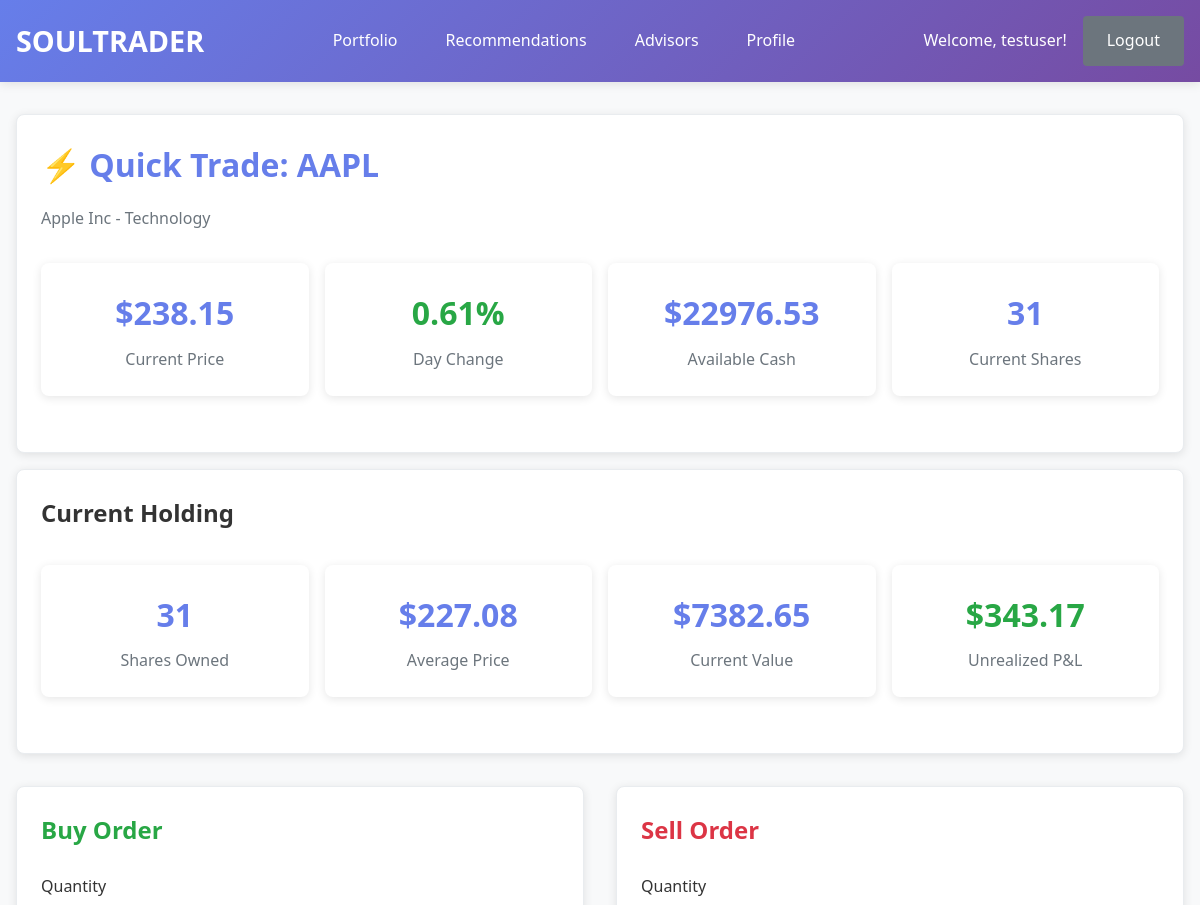
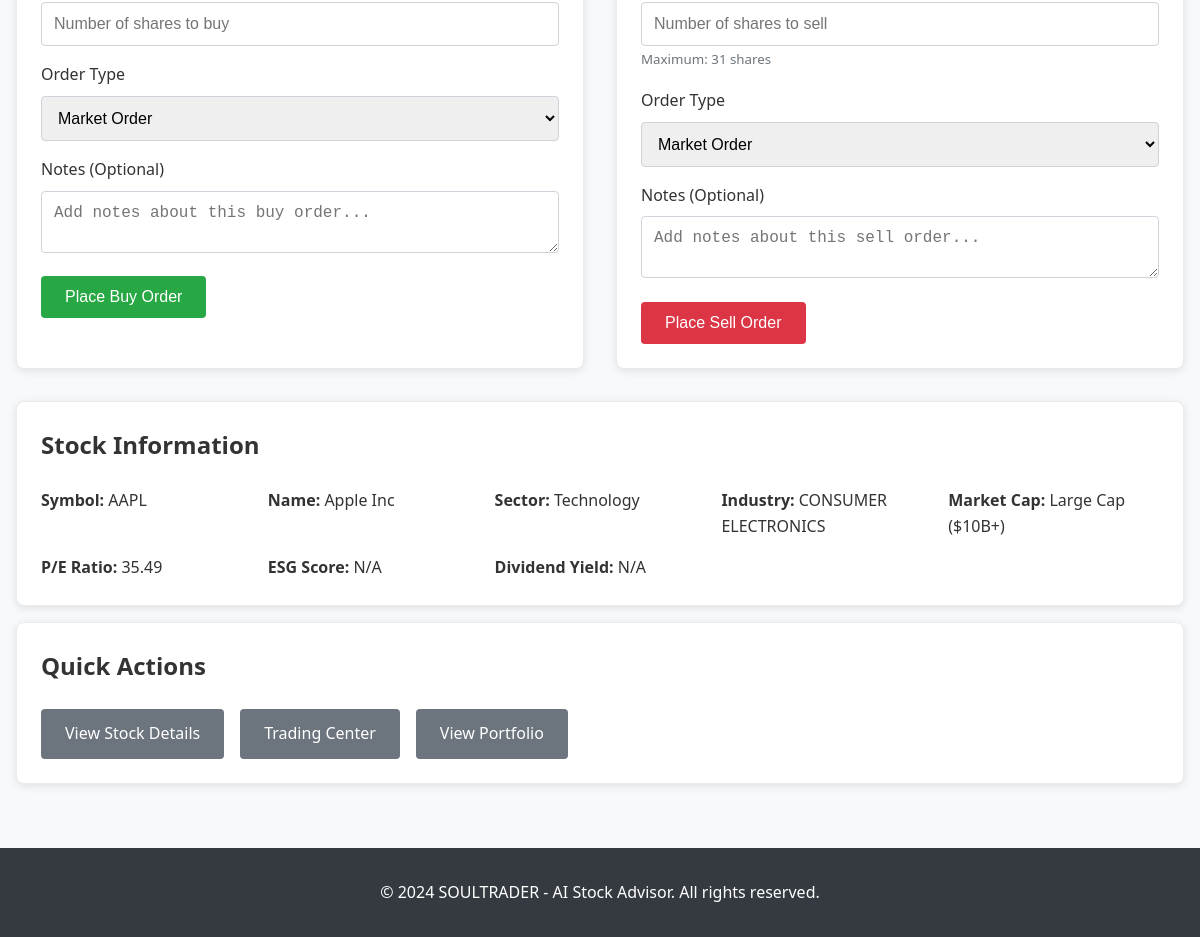
Page /trading/quick-trade/AAPL/ (signed in) on the committed database (2 pictures, top to bottom).
### soulstrader/models.py (models this page shows, shortened)
class Stock(models.Model):
    SECTORS = [
        ('TECHNOLOGY', 'Technology'),
        ('HEALTHCARE', 'Healthcare'),
        ('FINANCIAL', 'Financial Services'),
        ('CONSUMER_DISCRETIONARY', 'Consumer Discretionary'),
        ('INDUSTRIALS', 'Industrials'),
        ('CONSUMER_STAPLES', 'Consumer Staples'),
        ('ENERGY', 'Energy'),
        ('UTILITIES', 'Utilities'),
        ('REAL_ESTATE', 'Real Estate'),
        ('MATERIALS', 'Materials'),
        ('COMMUNICATION', 'Communication Services'),
        ('OTHER', 'Other'),
    ]
    MARKET_CAP_CATEGORIES = [
        ('LARGE_CAP', 'Large Cap ($10B+)'),
        ('MID_CAP', 'Mid Cap ($2B-$10B)'),
        ('SMALL_CAP', 'Small Cap ($300M-$2B)'),
        ('MICRO_CAP', 'Micro Cap (<$300M)'),
    ]
    symbol = models.CharField(max_length=10, unique=True, db_index=True)
    name = models.CharField(max_length=200)
    sector = models.CharField(max_length=30, choices=SECTORS, blank=True)
    industry = models.CharField(max_length=100, blank=True)
    market_cap = models.BigIntegerField(null=True, blank=True)
    market_cap_category = models.CharField(max_length=20, choices=MARKET_CAP_CATEGORIES, blank=True)
    current_price = models.DecimalField(max_digits=10, decimal_places=2, null=True, blank=True)
    previous_close = models.DecimalField(max_digits=10, decimal_places=2, null=True, blank=True)
    day_change = models.DecimalField(max_digits=10, decimal_places=2, null=True, blank=True)
    day_change_percent = models.DecimalField(max_digits=5, decimal_places=2, null=True, blank=True)
    pe_ratio = models.DecimalField(max_digits=8, decimal_places=2, null=True, blank=True)
    pb_ratio = models.DecimalField(max_digits=8, decimal_places=2, null=True, blank=True)
    dividend_yield = models.DecimalField(max_digits=5, decimal_places=2, null=True, blank=True)
    esg_score = models.DecimalField(max_digits=3, decimal_places=1, null=True, blank=True,
                                  validators=[MinValueValidator(0), MaxValueValidator(10)])
    logo_url = models.URLField(blank=True, null=True, help_text="Company logo URL from FMP API")
    fmp_grade = models.CharField(max_length=20, blank=True, null=True, help_text="FMP consensus grade (A+, A, B+, etc.)")
    fmp_score = models.DecimalField(max_digits=5, decimal_places=2, null=True, blank=True, help_text="FMP numerical score")
    analyst_target_price = models.DecimalField(max_digits=10, decimal_places=2, null=True, blank=True)
    analyst_rating_strong_buy = models.IntegerField(default=0)
    analyst_rating_buy = models.IntegerField(default=0)
    analyst_rating_hold = models.IntegerField(default=0)
    analyst_rating_sell = models.IntegerField(default=0)
    analyst_rating_strong_sell = models.IntegerField(default=0)
    is_active = models.BooleanField(default=True)
    last_updated = models.DateTimeField(auto_now=True)
    created_at = models.DateTimeField(auto_now_add=True)
    class Meta:
        ordering = ['symbol']

class Portfolio(models.Model):
    user = models.OneToOneField(User, on_delete=models.CASCADE, related_name='portfolio')
    name = models.CharField(max_length=100, default="My Portfolio")
    initial_capital = models.DecimalField(max_digits=12, decimal_places=2, default=Decimal('100000.00'))
    current_capital = models.DecimalField(max_digits=12, decimal_places=2, default=Decimal('100000.00'))
    total_invested = models.DecimalField(max_digits=12, decimal_places=2, default=Decimal('0.00'))
    is_active = models.BooleanField(default=True)
    auto_rebalance = models.BooleanField(default=False)
    rebalance_frequency = models.CharField(max_length=20, default='MONTHLY', choices=[
        ('WEEKLY', 'Weekly'),
        ('MONTHLY', 'Monthly'),
        ('QUARTERLY', 'Quarterly'),
        ('MANUAL', 'Manual'),
    ])
    created_at = models.DateTimeField(auto_now_add=True)
    last_updated = models.DateTimeField(auto_now=True)

class Holding(models.Model):
    portfolio = models.ForeignKey(Portfolio, on_delete=models.CASCADE, related_name='holdings')
    stock = models.ForeignKey(Stock, on_delete=models.CASCADE)
    quantity = models.IntegerField(validators=[MinValueValidator(0)])
    average_price = models.DecimalField(max_digits=10, decimal_places=2)
    purchase_date = models.DateTimeField(auto_now_add=True)
    last_updated = models.DateTimeField(auto_now=True)
    class Meta:
        unique_together = ['portfolio', 'stock']
    @property
    def current_value(self):
        if self.stock.current_price:
            return self.quantity * self.stock.current_price
        return 0
    @property
    def unrealized_pnl(self):
        current_value = self.current_value
        cost_basis = self.quantity * self.average_price
        return current_value - cost_basis

### soulstrader/views.py (the view, shortened to what this page needs)
# urls.py: path('trading/quick-trade/<str:symbol>/', views.quick_trade_view, name='quick_trade'),
@login_required
def quick_trade_view(request, symbol):
    stock = get_object_or_404(Stock, symbol=symbol.upper(), is_active=True)
    portfolio = get_object_or_404(Portfolio, user=request.user)
    try:
        holding = portfolio.holdings.get(stock=stock)
    except:
        holding = None
    recommendations = AIRecommendation.objects.filter(
        user=request.user,
        stock=stock,
        is_active=True
    ).order_by('-created_at')[:3]
    from_rec_id = request.GET.get('from_rec')
    source_recommendation = None
    context = {
        'stock': stock,
        'portfolio': portfolio,
        'holding': holding,
        'recommendations': recommendations,
        'source_recommendation': source_recommendation,
        'order_types': Trade.ORDER_TYPES,
        'trade_types': Trade.TRADE_TYPES,
        'current_page': 'trading',
    }
    return render(request, 'soulstrader/quick_trade.html', context)

### soulstrader/templates/soulstrader/quick_trade.html (shortened to what this page needs)
{% extends 'soulstrader/base.html' %}
{% block content %}
<div class="card">
    <h1 style="color: #667eea; margin-bottom: 1rem;">⚡ Quick Trade: {{ stock.symbol }}</h1>
    <p style="color: #6c757d; margin-bottom: 2rem;">{{ stock.name }} - {{ stock.get_sector_display|default:"N/A" }}</p>
    <div class="stats-grid">
        <div class="stat-card">
            <div class="stat-number">
                {% if stock.current_price %}
                    ${{ stock.current_price|floatformat:2 }}
                {% else %}
                    N/A
                {% endif %}
            </div>
            <div class="stat-label">Current Price</div>
        </div>
        <div class="stat-card">
            <div class="stat-number {% if stock.day_change_percent and stock.day_change_percent >= 0 %}positive{% elif stock.day_change_percent %}negative{% endif %}">
                {% if stock.day_change_percent %}
                    {{ stock.day_change_percent|floatformat:2 }}%
                {% else %}
                    N/A
                {% endif %}
            </div>
            <div class="stat-label">Day Change</div>
        </div>
        <div class="stat-card">
            <div class="stat-number">${{ portfolio.current_capital|floatformat:2 }}</div>
            <div class="stat-label">Available Cash</div>
        </div>
        <div class="stat-card">
            <div class="stat-number">
                {% if holding %}
                    {{ holding.quantity }}
                {% else %}
                    0
                {% endif %}
            </div>
            <div class="stat-label">Current Shares</div>
        </div>
    </div>
</div>
{% if holding %}
<div class="card">
    <h2 style="margin-bottom: 1.5rem; color: #333;">Current Holding</h2>
    <div class="stats-grid">
        <div class="stat-card">
            <div class="stat-number">{{ holding.quantity }}</div>
            <div class="stat-label">Shares Owned</div>
        </div>
        <div class="stat-card">
            <div class="stat-number">${{ holding.average_price|floatformat:2 }}</div>
            <div class="stat-label">Average Price</div>
        </div>
        <div class="stat-card">
            <div class="stat-number">${{ holding.current_value|floatformat:2 }}</div>
            <div class="stat-label">Current Value</div>
        </div>
        <div class="stat-card">
            <div class="stat-number {% if holding.unrealized_pnl >= 0 %}positive{% else %}negative{% endif %}">
                ${{ holding.unrealized_pnl|floatformat:2 }}
            </div>
            <div class="stat-label">Unrealized P&L</div>
        </div>
    </div>
</div>
{% endif %}
<div style="display: grid; grid-template-columns: 1fr 1fr; gap: 2rem;">
    <div class="card">
        <h2 style="margin-bottom: 1.5rem; color: #28a745;">Buy Order</h2>
        <form method="post" action="{% url 'soulstrader:place_order' %}">
            <div class="form-group">
                <label for="buy_quantity">Quantity</label>
                <input type="number" id="buy_quantity" name="quantity" required min="1"
                       placeholder="Number of shares to buy">
            </div>
            <div class="form-group">
                <label for="buy_order_type">Order Type</label>
                <select id="buy_order_type" name="order_type" required>
                    {% for value, label in order_types %}
                        <option value="{{ value }}" {% if value == 'MARKET' %}selected{% endif %}>{{ label }}</option>
                    {% endfor %}
                </select>
            </div>
            <div class="form-group">
                <label for="buy_notes">Notes (Optional)</label>
                <textarea id="buy_notes" name="notes" rows="2"
                          placeholder="Add notes about this buy order..."></textarea>
            </div>
            <button type="submit" class="btn" style="background: #28a745;">Place Buy Order</button>
        </form>
    </div>
    <div class="card">
        <h2 style="margin-bottom: 1.5rem; color: #dc3545;">Sell Order</h2>
        {% if holding and holding.quantity > 0 %}
        <form method="post" action="{% url 'soulstrader:place_order' %}">
            <div class="form-group">
                <label for="sell_quantity">Quantity</label>
                <input type="number" id="sell_quantity" name="quantity" required min="1"
                       max="{{ holding.quantity }}" placeholder="Number of shares to sell">
                <small style="color: #6c757d;">Maximum: {{ holding.quantity }} shares</small>
            </div>
            <div class="form-group">
                <label for="sell_order_type">Order Type</label>
                <select id="sell_order_type" name="order_type" required>
                    {% for value, label in order_types %}
                        <option value="{{ value }}" {% if value == 'MARKET' %}selected{% endif %}>{{ label }}</option>
                    {% endfor %}
                </select>
            </div>
            <div class="form-group">
                <label for="sell_notes">Notes (Optional)</label>
                <textarea id="sell_notes" name="notes" rows="2"
                          placeholder="Add notes about this sell order..."></textarea>
            </div>
            <button type="submit" class="btn" style="background: #dc3545;">Place Sell Order</button>
        </form>
        {% else %}
        <div style="text-align: center; padding: 2rem; color: #6c757d;">
            <h3>No Shares to Sell</h3>
            <p>You don't currently own any shares of {{ stock.symbol }}.</p>
            <p>Place a buy order first to start building your position.</p>
        </div>
        {% endif %}
    </div>
</div>
<div class="card">
    <h2 style="margin-bottom: 1.5rem; color: #333;">Stock Information</h2>
    <div style="display: grid; grid-template-columns: repeat(auto-fit, minmax(200px, 1fr)); gap: 1rem;">
        <div>
            <strong>Symbol:</strong> {{ stock.symbol }}
        </div>
        <div>
            <strong>Name:</strong> {{ stock.name }}
        </div>
        <div>
            <strong>Sector:</strong> {{ stock.get_sector_display|default:"N/A" }}
        </div>
        <div>
            <strong>Industry:</strong> {{ stock.industry|default:"N/A" }}
        </div>
        <div>
            <strong>Market Cap:</strong> {{ stock.get_market_cap_category_display|default:"N/A" }}
        </div>
        <div>
            <strong>P/E Ratio:</strong> {{ stock.pe_ratio|default:"N/A" }}
        </div>
        <div>
            <strong>ESG Score:</strong> {{ stock.esg_score|default:"N/A" }}
        </div>
        <div>
            <strong>Dividend Yield:</strong>
            {% if stock.dividend_yield %}
                {{ stock.dividend_yield|floatformat:2 }}%
            {% else %}
                N/A
            {% endif %}
        </div>
    </div>
</div>
<div class="card">
    <h2 style="margin-bottom: 1.5rem; color: #333;">Quick Actions</h2>
    <div style="display: flex; gap: 1rem; flex-wrap: wrap;">
        <a href="{% url 'soulstrader:stock_detail' stock.symbol %}" class="btn btn-secondary">View Stock Details</a>
        <a href="{% url 'soulstrader:trading' %}" class="btn btn-secondary">Trading Center</a>
        <a href="{% url 'soulstrader:portfolio' %}" class="btn btn-secondary">View Portfolio</a>
    </div>
</div>
{% endblock %}

### soulstrader/templates/soulstrader/base.html (shortened to what this page needs)
<!DOCTYPE html>
<html lang="en">
<head>
</head>
<body>
    <header class="header">
        <div class="header-content">
            <a href="{% url 'soulstrader:home' %}" class="logo">SOULTRADER</a>
            <nav class="nav">
                {% if user.is_authenticated %}
                    <a href="{% url 'soulstrader:portfolio' %}" {% if current_page == 'portfolio' %}class="active"{% endif %}>Portfolio</a>
                    <a href="{% url 'soulstrader:recommendations' %}" {% if current_page == 'recommendations' %}class="active"{% endif %}>Recommendations</a>
                    <a href="{% url 'soulstrader:ai_advisors_dashboard' %}" {% if current_page == 'ai_advisors' %}class="active"{% endif %}>Advisors</a>
                    <a href="{% url 'soulstrader:profile' %}" {% if current_page == 'profile' %}class="active"{% endif %}>Profile</a>
                {% else %}
                    <a href="{% url 'soulstrader:home' %}" {% if current_page == 'home' %}class="active"{% endif %}>Home</a>
                {% endif %}
            </nav>
            <div class="user-info">
                {% if user.is_authenticated %}
                    <span>Welcome, {{ user.username }}!</span>
                    <a href="{% url 'soulstrader:logout' %}" class="btn btn-secondary">Logout</a>
                {% else %}
                    <a href="{% url 'soulstrader:login' %}" class="btn">Login</a>
                    <a href="{% url 'soulstrader:register' %}" class="btn btn-success">Register</a>
                {% endif %}
            </div>
        </div>
    </header>
    <main class="main-content">
        {% block content %}
        {% endblock %}
    </main>
    <footer class="footer">
        <p>&copy; 2024 SOULTRADER - AI Stock Advisor. All rights reserved.</p>
    </footer>
</body>
</html>

### rows in the picture
Stock: symbol "AAPL", name "Apple Inc", sector "Technology", current_price "238.15", day_change_percent "0.61", industry "CONSUMER ELECTRONICS", market_cap_category "Large Cap ($10B+)", pe_ratio "35.49", esg_score "N/A"
Portfolio: current_capital "22976.53"
Holding: quantity "31", average_price "227.08", current_value "7382.65", unrealized_pnl "343.17"

### other values in the picture
{{ user.username }} "testuser"
form field order_type "Market Order"
